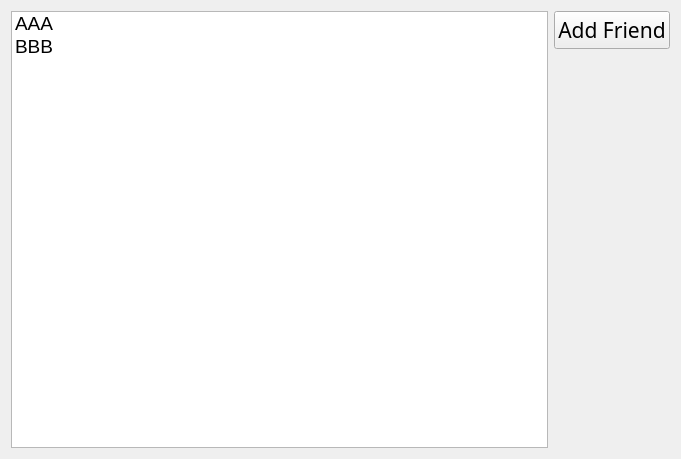
<?xml version="1.0" encoding="UTF-8"?>
<ui version="4.0">
 <class>Online</class>
 <widget class="QWidget" name="Online">
  <property name="geometry">
   <rect>
    <x>0</x>
    <y>0</y>
    <width>681</width>
    <height>459</height>
   </rect>
  </property>
  <property name="windowTitle">
   <string>Form</string>
  </property>
  <layout class="QHBoxLayout" name="horizontalLayout">
   <item>
    <widget class="QListWidget" name="online_lw">
     <property name="font">
      <font>
       <pointsize>14</pointsize>
      </font>
     </property>
     <item>
      <property name="text">
       <string>AAA</string>
      </property>
     </item>
     <item>
      <property name="text">
       <string>BBB</string>
      </property>
     </item>
    </widget>
   </item>
   <item>
    <layout class="QVBoxLayout" name="verticalLayout">
     <item>
      <widget class="QPushButton" name="addFriend_pb">
       <property name="font">
        <font>
         <family>Adobe Devanagari</family>
         <pointsize>16</pointsize>
        </font>
       </property>
       <property name="text">
        <string>Add Friend</string>
       </property>
      </widget>
     </item>
     <item>
      <spacer name="verticalSpacer">
       <property name="orientation">
        <enum>Qt::Vertical</enum>
       </property>
       <property name="sizeHint" stdset="0">
        <size>
         <width>20</width>
         <height>40</height>
        </size>
       </property>
      </spacer>
     </item>
    </layout>
   </item>
  </layout>
 </widget>
 <resources/>
 <connections/>
</ui>
